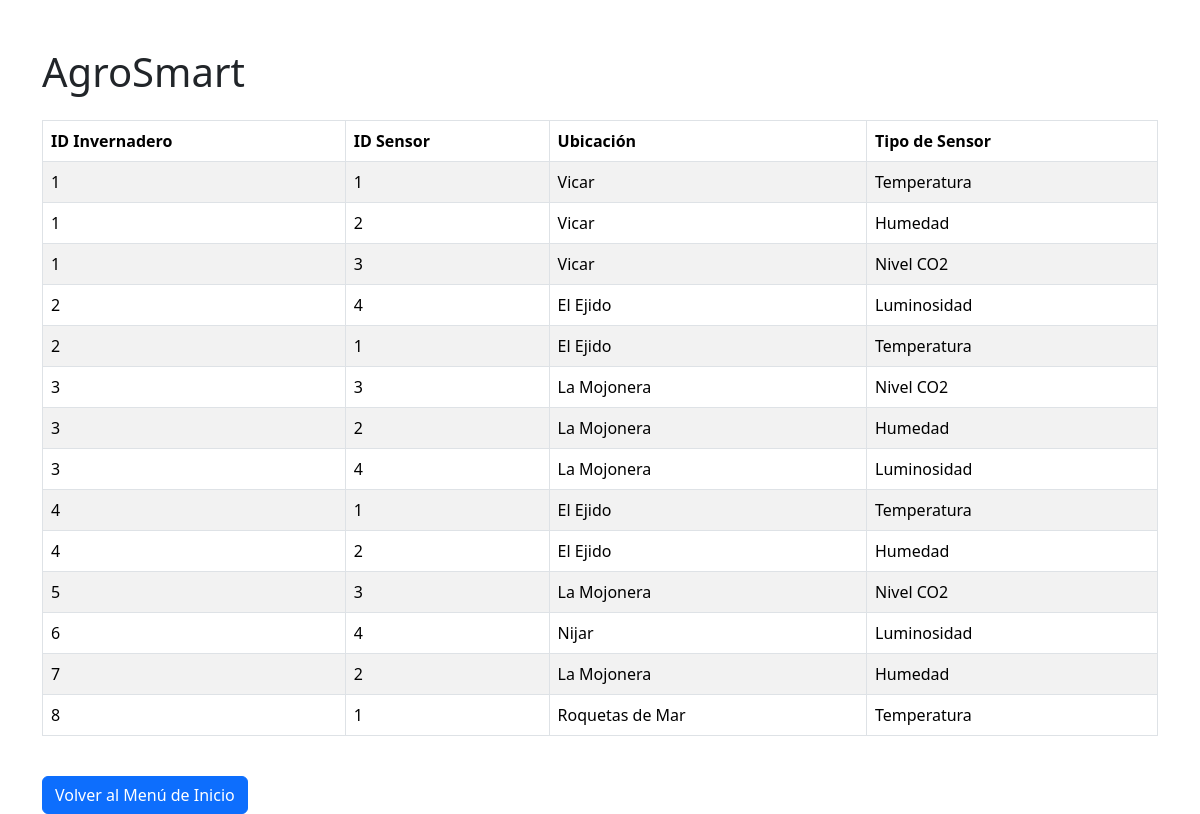
The app's page /secadmin/sensores_invernadero.php with its own data.
### tables this page shows
CREATE TABLE `invernadero` (
  `id_Invernadero` int(11) NOT NULL,
  `ubicacionInvernadero` varchar(50) NOT NULL,
  `idUsuario` int(11) NOT NULL
);

CREATE TABLE `sensores` (
  `idSensor` int(11) NOT NULL,
  `tipo_sensor` varchar(30) NOT NULL
);

### secadmin/sensores_invernadero.php (the view, shortened to what this page needs)
<?php
$server = "localhost:3306";
$user = "root";
$pass = "";
$base = "gestioninvernaderos";
$dwes = mysqli_connect($server, $user, $pass, $base);
$query = "SELECT i.id_Invernadero, i.ubicacionInvernadero, s.idSensor, s.tipo_sensor
    FROM invernadero i
    INNER JOIN sensores_inver si ON i.id_Invernadero = si.id_Invernadero
    INNER JOIN sensores s ON si.idSensor = s.idSensor;";
$result = mysqli_query($dwes, $query);
?>
<!DOCTYPE html>
<html lang="es">
<head>
    <link href="https://cdn.jsdelivr.net/npm/bootstrap@5.3.3/dist/css/bootstrap.min.css" rel="stylesheet">
</head>
<body>
    <div class="container mt-5">
        <h1 class="mb-4">AgroSmart</h1>
        <table class="table table-striped table-bordered">
            <thead>
                <tr>
                    <th>ID Invernadero</th>
                    <th>ID Sensor</th>
                    <th>Ubicación</th>
                    <th>Tipo de Sensor</th>
                </tr>
            </thead>
            <tbody>
                <?php
                if ($result && mysqli_num_rows($result) > 0) {
                    while ($row = mysqli_fetch_assoc($result)) {
                        echo "<tr>
                                <td>{$row['id_Invernadero']}</td>
                                <td>{$row['idSensor']}</td>
                                <td>{$row['ubicacionInvernadero']}</td>
                                <td>{$row['tipo_sensor']}</td>
                              </tr>";
                    }
                } else {
                    echo "<tr><td colspan='4'>No se han encontrado sensores en invernaderos</td></tr>";
                }
                ?>
            </tbody>
        </table>
        <a href="../agrosmart.php" class="btn btn-primary mt-4">Volver al Menú de Inicio</a> </div>
</body>
</html>

### records on screen
invernadero: id_Invernadero "1", sensores.idSensor "1", ubicacionInvernadero "Vicar", sensores.tipo_sensor "Temperatura", sensores.idSensor "2", sensores.tipo_sensor "Humedad", sensores.idSensor "3", sensores.tipo_sensor "Nivel CO2"
invernadero: id_Invernadero "2", sensores.idSensor "4", ubicacionInvernadero "El Ejido", sensores.tipo_sensor "Luminosidad", sensores.idSensor "1", sensores.tipo_sensor "Temperatura"
invernadero: id_Invernadero "3", sensores.idSensor "3", ubicacionInvernadero "La Mojonera", sensores.tipo_sensor "Nivel CO2", sensores.idSensor "2", sensores.tipo_sensor "Humedad", sensores.idSensor "4", sensores.tipo_sensor "Luminosidad"
invernadero: id_Invernadero "4", sensores.idSensor "1", ubicacionInvernadero "El Ejido", sensores.tipo_sensor "Temperatura", sensores.idSensor "2", sensores.tipo_sensor "Humedad"
invernadero: id_Invernadero "5", sensores.idSensor "3", ubicacionInvernadero "La Mojonera", sensores.tipo_sensor "Nivel CO2"
invernadero: id_Invernadero "6", sensores.idSensor "4", ubicacionInvernadero "Nijar", sensores.tipo_sensor "Luminosidad"
invernadero: id_Invernadero "7", sensores.idSensor "2", ubicacionInvernadero "La Mojonera", sensores.tipo_sensor "Humedad"
invernadero: id_Invernadero "8", sensores.idSensor "1", ubicacionInvernadero "Roquetas de Mar", sensores.tipo_sensor "Temperatura"
